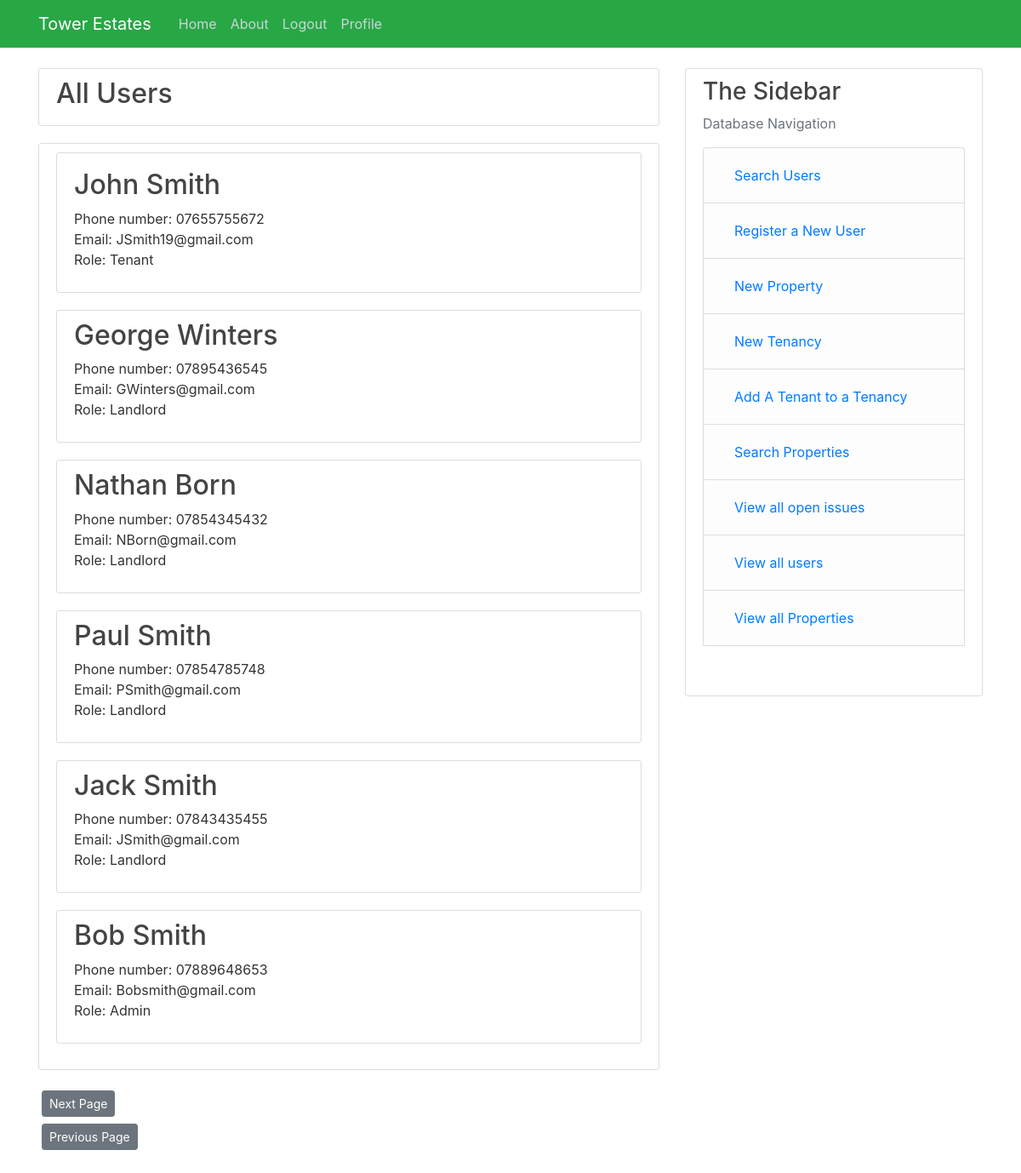
/all_users (signed in), run on an earlier commit of the app's database.
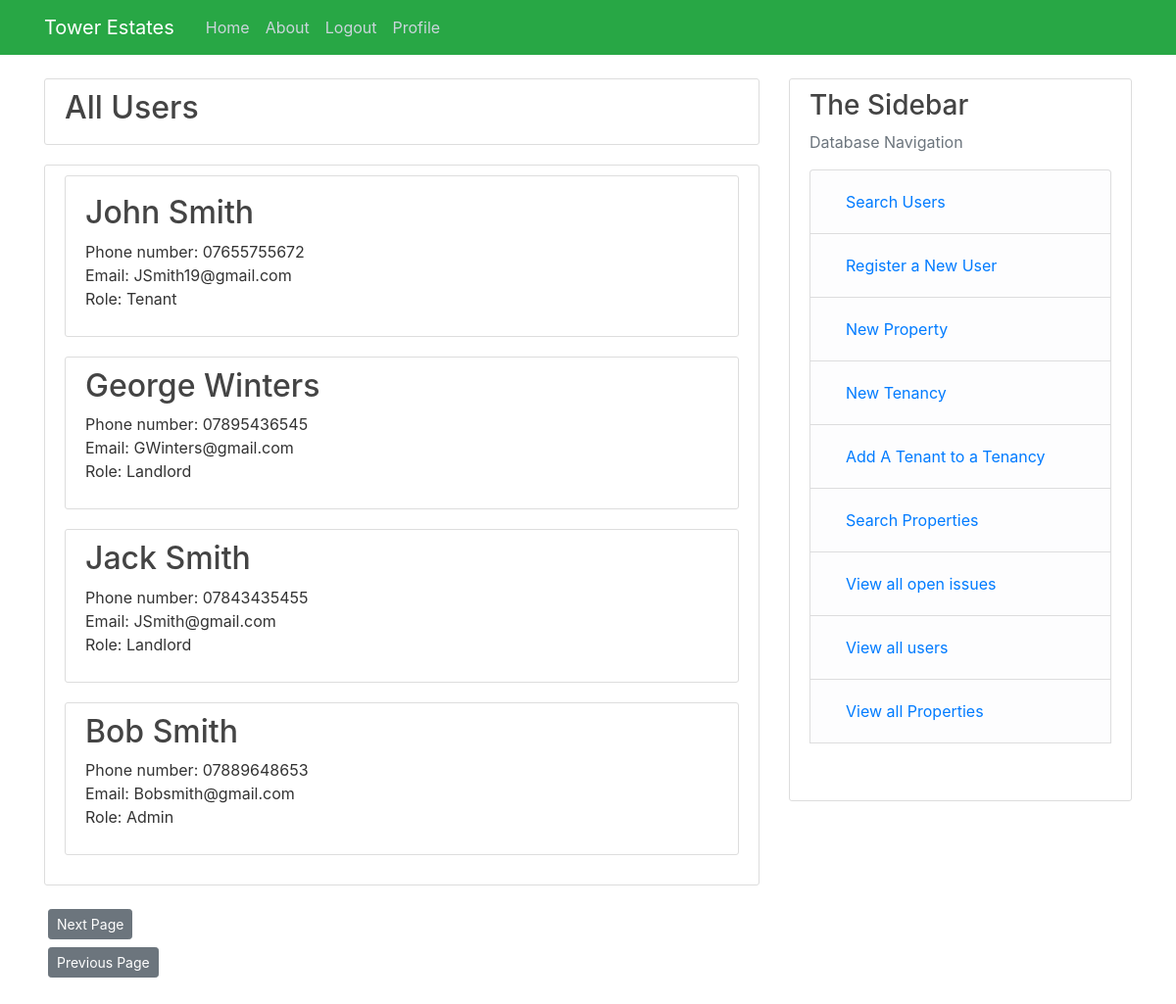
And on a later commit of the database.
### Tower/models.py (models this page shows, shortened)
class User(db.Model, UserMixin):  # User table
    user_id = db.Column(db.Integer, primary_key=True)
    name = db.Column(db.String(55), nullable=False)
    phone_number= db.Column(db.String(15), nullable=False)
    role= db.Column(db.String(12), nullable=False)
    email = db.Column(db.String(120), unique=True, nullable=False)
    business= db.Column(db.String(150), nullable=True)
    password = db.Column(db.String(64), nullable=False)
    properties = db.relationship("Properties",cascade="all, delete-orphan" ,backref="User", lazy=True)
    occupants = db.relationship("Tenancies", backref="User", secondary=occupants, lazy=True)
    contractor = db.relationship("Quotes", cascade="all, delete-orphan",backref="User", lazy=True)

### Tower/routes.py (the view)
@app.route("/all_users") # Output all users
@login_required
def all_users():
    if current_user.role != ("Admin"):  # Ensures only admins can use this route
        abort(403)  # Redirects to a 403 error
    page = request.args.get("page", 1, type=int)
    users = db.session.query(User).order_by(User.role.desc())  # Gets all users from the database
    all = users.paginate(page, per_page=8)  # Paginates the query, allowing it to be shown over multiple pages
    next_url = url_for("all_users", page=all.next_num) \
        if all.has_next else None  # The url for the next page of users
    prev_url = url_for("all_users", page=all.prev_num) \
        if all.has_prev else None  # The url for the previous page of users
    return render_template("all_users.html", all=all, next_url=next_url, prev_url = prev_url)

### Tower/models.py (called while the page is built)
@login_manager.user_loader
def load_user(user_id):
    return User.query.get(int(user_id))

### Tower/templates/all_users.html (shortened to what this page needs)
{% extends "layout.html" %}
{% block content %}
<div class="content-section">
    <h2>All Users</h2>
</div>
<div class="content-section">
    {% for user in all.items %}
    <div class="content-section">
        {%if user.role == ('Tenant')%}
        <h2><a class="article-title"href=" {{ url_for('Tenant', user_id= user.user_id) }}">{{user.name}}</a></h2>
        <p>Phone number: {{user.phone_number}} <br> Email: {{user.email}} <br>Role: {{user.role}}</p>
        {%elif user.role == ('Landlord')%}
        <h2><a class="article-title"href=" {{ url_for('Landlord', user_id= user.user_id) }}">{{user.name}}</a></h2>
        <p>Phone number: {{user.phone_number}} <br> Email: {{user.email}} <br>Role: {{user.role}}</p>
        {%elif user.role == ('Contractor')%}
        <h2><a class="article-title"href=" {{ url_for('Contractor', user_id= user.user_id)}}">{{user.name}}</a></h2>
        <p>Phone number: {{user.phone_number}} <br> Email: {{user.email}} <br>Role: {{user.role}}</p>
        {%else%}
        <h2><a class="article-title"href=" {{ url_for('Admin', user_id= user.user_id) }}">{{user.name}}</a></h2>
        <p>Phone number: {{user.phone_number}} <br> Email: {{user.email}} <br>Role: {{user.role}}</p>
        {% endif %}
    </div>
    {%endfor%}
</div>
<div>
    <a class="btn btn-secondary btn-sm m-1" href=" {{next_url}}">Next Page</a>
</div>
<div>
    <a class="btn btn-secondary btn-sm m-1" href=" {{prev_url}}">Previous Page</a>
</div>
{% endblock content %}

### Tower/templates/layout.html (shortened to what this page needs)
<!DOCTYPE html>
<html lang="en">
<head>
    <link rel="stylesheet" href="https://stackpath.bootstrapcdn.com/bootstrap/4.5.2/css/bootstrap.min.css"
>
    <link rel="stylesheet" type="text/css" href="{{url_for('static', filename='main.css') }}">
</head>
<body>
<header class="site-header">
    <nav class="navbar navbar-expand-md navbar-dark bg-success fixed-top">
        <div class="container">
            <a class="navbar-brand mr-4" href="/">Tower Estates</a>
            <div class="collapse navbar-collapse" id="navbarToggle">
                <div class="navbar-nav mr-auto">
                    <a class="nav-item nav-link" href="{{ url_for('home') }}">Home</a>
                    <a class="nav-item nav-link" href="{{ url_for('about') }}">About</a>
                    {% if current_user.is_authenticated %}
                    <a class="nav item nav-link" href="{{ url_for('logout') }}">Logout</a>
                    {% else %}
                    <a class="nav-item nav-link" href="{{ url_for('login') }}">Login</a>
                    {% endif %}
                    {% if current_user.role == ('Admin') %}
                    <a class="nav-item nav-link" href="{{ url_for('Admin', user_id = current_user.user_id)}}">Profile</a>
                    {% endif %}
                </div>
            </div>
        </div>
    </nav>
</header>
<main role="main" class="container">
    <div class="row">
        <div class="col-md-8">
            {% block content %}{% endblock %}
        </div>
        {% if current_user.is_authenticated %}
        {% if current_user.role != ('Tenant') %}
        <div class="col-md-4">
            <div class="content-section">
                <h3>The Sidebar</h3>
                <p class='text-muted'> Database Navigation
                <ul class="list-group">
                    {% if current_user.role == ('Admin') %}
                    <li class="list-group-item list-group-item-light"><a class="nav-item nav-link"
                                                                         href="{{ url_for('search_users') }}">Search
                        Users</a></li>
                    <li class="list-group-item list-group-item-light"><a class="nav-item nav-link"
                                                                         href="{{ url_for('register') }}">Register a New
                        User</a></li>
                    <li class="list-group-item list-group-item-light"><a class="nav-item nav-link"
                                                                         href="{{ url_for('new_property') }}">New
                        Property</a></li>
                    <li class="list-group-item list-group-item-light"><a class="nav-item nav-link"
                                                                         href="{{ url_for('new_tenancy') }}">New
                        Tenancy</a></li>
                    <li class="list-group-item list-group-item-light"><a class="nav-item nav-link"
                                                                         href="{{ url_for('add_tenant') }}"> Add A
                        Tenant to a Tenancy</a></li>
                    <li class="list-group-item list-group-item-light"><a class="nav-item nav-link"
                                                                         href="{{url_for('search_properties') }}">
                        Search Properties</a></li>
                    <li class="list-group-item list-group-item-light"><a class="nav-item nav-link"
                                                                         href="{{ url_for('all_issues') }}">
                        View all open issues</a></li>
                    <li class="list-group-item list-group-item-light"><a class="nav-item nav-link"
                                                                         href="{{ url_for('all_users') }}">
                        View all users</a></li>
                    <li class="list-group-item list-group-item-light"><a class="nav-item nav-link" href="{{url_for('all_properties')}}">View all Properties</></li>
                    {%elif current_user.role == ('Landlord') %}
                <li class="list-group-item list-group-item-light"><a  class="nav-item nav-link" href="{{url_for('Landlord_issues')}}"> View all issues</></li>
                    {%elif current_user.role == ('Contractor')%}
                <li class="list-group-item list-group-item-light"><a  class="nav-item nav-link" href="{{url_for('contractor_all_quotes', user_id = current_user.user_id)}}"> View all given quotes</></li>
                    {%endif%}
                </ul>
                </p>
            </div>
            {%endif%}
            {%endif%}
        </div>
    </div>
</main>
</body>
</html>

### Tower/Static/main.css (style rules this page uses)
body { background: #ffffff; color: #333333; margin-top: 5rem; }
h1, h2, h3, h4, h5, h6 { color: #444444; }
.site-header .navbar-nav .nav-link { color: #cbd5db; }
.content-section { background: #ffffff; padding: 10px 20px; border: 1px solid #dddddd; border-radius: 3px; margin-bottom: 20px; }
.article-title { color: #444444; }

What changed in the data, as far as the page shows it:
removed User: name "Nathan Born", phone_number "07854345432", email "NBorn@gmail.com", role "Landlord"
removed User: name "Paul Smith", phone_number "07854785748", email "PSmith@gmail.com", role "Landlord"
